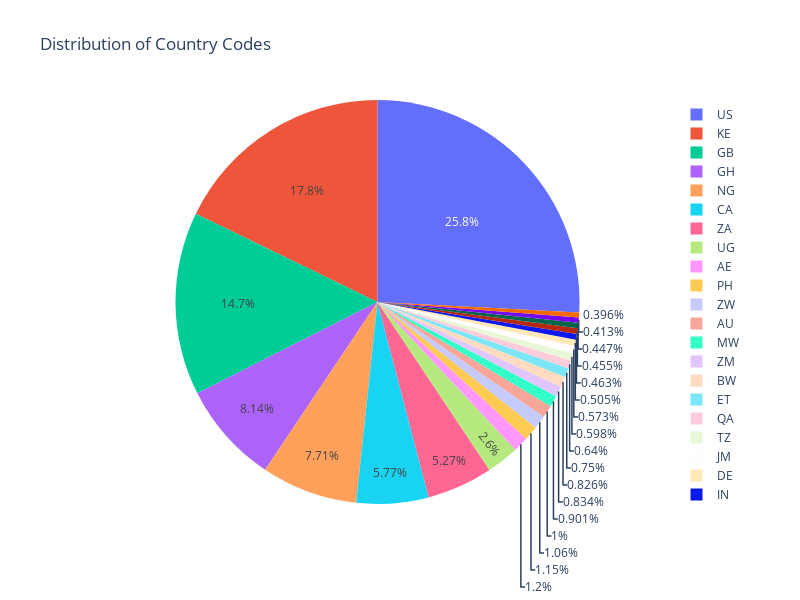

Here is the notebook cell this chart was saved with:
### Markdown cell above
NOTE: NO NULL VALUES IN COUNTRY CODE WHICH IS A GOOD THING

### Code cell
import plotly.graph_objects as go

# Calculate value counts of COUNTRY_CODE
country_counts = df_country['COUNTRY_CODE'].value_counts()

# Calculate cumulative percentage
cum_perc = country_counts.cumsum() / country_counts.sum()

# Filter countries to only includes countries where the cumulative percentage is less than 20%.
top_countries = country_counts[cum_perc <= 0.9]

# Create a pie chart with distribution
fig = go.Figure(data=[go.Pie(labels=top_countries.index, values=top_countries.values)])

# Create a pie chart
# fig, ax = plt.subplots()
# ax.pie(country_counts.values, labels=country_counts.index, autopct='%1.1f%%')
# ax.set_title('Distribution of Country Codes')

# Set hover information to display count
fig.update_traces(hoverinfo='label+value')

# Set hover template to display count
fig.update_layout(hoverlabel=dict(
    bgcolor="white",
    font_size=12,
    font_family="Arial",
    bordercolor="black"
))

# Set title
fig.update_layout(title='Distribution of Country Codes', autosize=False, width=800, height=600)

# Show the figure
fig.show()

### Figure 1 — Plotly figure (JSON) as saved in the notebook; plotly's stock layout.template omitted (floating-point values rounded to 4 significant figures)
{"data": [{"hoverinfo": "label+value", "labels": ["US", "KE", "GB", "GH", "NG", "CA", "ZA", "UG", "AE", "PH", "ZW", "AU", "MW", "ZM", "BW", "ET", "QA", "TZ", "JM", "DE", "IN", "FR", "MY", "SL", "NA"], "type": "pie", "values": [3065, 2113, 1741, 966, 915, 685, 625, 309, 143, 137, 126, 119, 107, 99, 98, 89, 76, 71, 68, 60, 55, 54, 53, 49, 47]}], "layout": {"autosize": false, "height": 600, "hoverlabel": {"bgcolor": "white", "bordercolor": "black", "font": {"family": "Arial", "size": 12}}, "title": {"text": "Distribution of Country Codes"}, "width": 800}}
